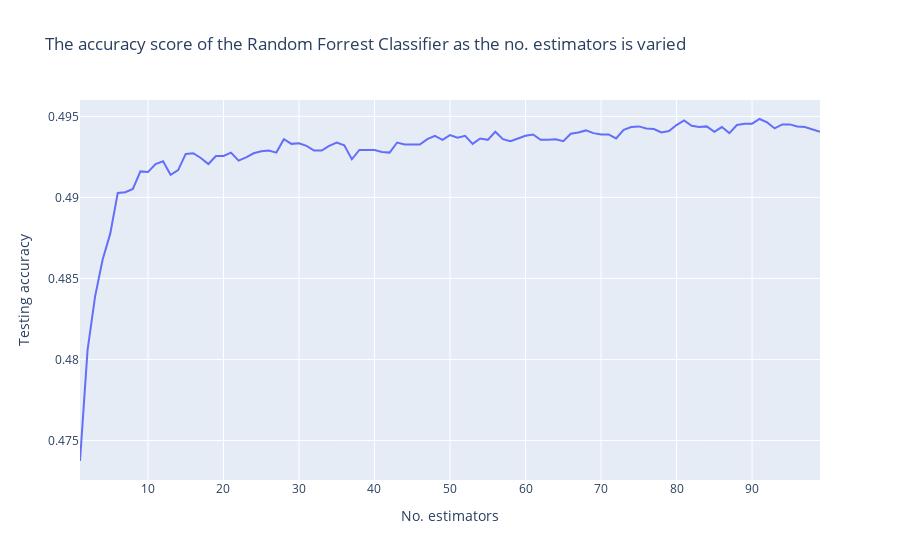

Here is the notebook cell this chart was saved with:
### Code cell
px.line(
    x=range(1, len(estimators_scores_list) + 1),
    y=estimators_scores_list,
    labels={'x': 'No. estimators', 'y': 'Testing accuracy'},
    title='The accuracy score of the Random Forrest Classifier as the no. estimators is varied')

### Figure 1 — Plotly figure (JSON) as saved in the notebook; plotly's stock layout.template omitted (floating-point values rounded to 4 significant figures)
{"data": [{"hovertemplate": "No. estimators=%{x}<br>Testing accuracy=%{y}<extra></extra>", "legendgroup": "", "line": {"color": "#636efa", "dash": "solid"}, "marker": {"symbol": "circle"}, "mode": "lines", "name": "", "orientation": "v", "showlegend": false, "type": "scatter", "x": [1, 2, 3, 4, 5, 6, 7, 8, 9, 10, 11, 12, 13, 14, 15, 16, 17, 18, 19, 20, 21, 22, 23, 24, 25, 26, 27, 28, 29, 30, 31, 32, 33, 34, 35, 36, 37, 38, 39, 40, 41, 42, 43, 44, 45, 46, 47, 48, 49, 50, 51, 52, 53, 54, 55, 56, 57, 58, 59, 60, 61, 62, 63, 64, 65, 66, 67, 68, 69, 70, 71, 72, 73, 74, 75, 76, 77, 78, 79, 80, 81, 82, 83, 84, 85, 86, 87, 88, 89, 90, 91, 92, 93, 94, 95, 96, 97, 98, 99], "xaxis": "x", "y": [0.4737, 0.4806, 0.4839, 0.4862, 0.4877, 0.4903, 0.4903, 0.4905, 0.4916, 0.4916, 0.4921, 0.4922, 0.4914, 0.4917, 0.4927, 0.4927, 0.4924, 0.4921, 0.4926, 0.4926, 0.4928, 0.4923, 0.4925, 0.4927, 0.4928, 0.4929, 0.4928, 0.4936, 0.4933, 0.4933, 0.4932, 0.4929, 0.4929, 0.4932, 0.4934, 0.4932, 0.4923, 0.4929, 0.4929, 0.4929, 0.4928, 0.4928, 0.4934, 0.4933, 0.4933, 0.4933, 0.4936, 0.4938, 0.4936, 0.4938, 0.4937, 0.4938, 0.4933, 0.4936, 0.4936, 0.494, 0.4936, 0.4935, 0.4936, 0.4938, 0.4939, 0.4936, 0.4936, 0.4936, 0.4935, 0.4939, 0.494, 0.4941, 0.494, 0.4939, 0.4939, 0.4936, 0.4942, 0.4943, 0.4944, 0.4943, 0.4942, 0.494, 0.4941, 0.4945, 0.4948, 0.4944, 0.4943, 0.4944, 0.494, 0.4943, 0.494, 0.4945, 0.4945, 0.4945, 0.4948, 0.4946, 0.4943, 0.4945, 0.4945, 0.4944, 0.4943, 0.4942, 0.494], "yaxis": "y"}], "layout": {"legend": {"tracegroupgap": 0}, "title": {"text": "The accuracy score of the Random Forrest Classifier as the no. estimators is varied"}, "xaxis": {"anchor": "y", "domain": [0, 1], "title": {"text": "No. estimators"}}, "yaxis": {"anchor": "x", "domain": [0, 1], "title": {"text": "Testing accuracy"}}}}
